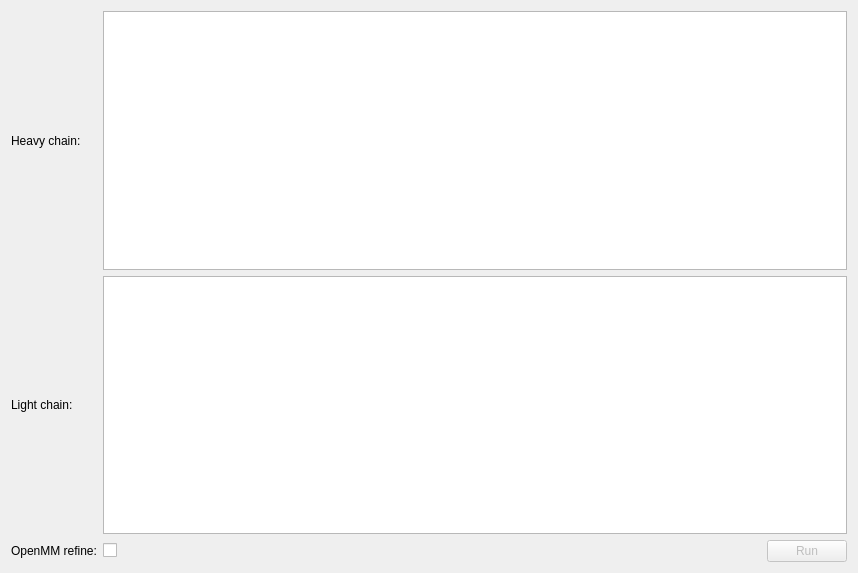
<?xml version="1.0" encoding="UTF-8"?>
<ui version="4.0">
 <class>Form</class>
 <widget class="QWidget" name="Form">
  <property name="geometry">
   <rect>
    <x>0</x>
    <y>0</y>
    <width>858</width>
    <height>573</height>
   </rect>
  </property>
  <property name="windowTitle">
   <string>Form</string>
  </property>
  <layout class="QGridLayout" name="gridLayout">
   <item row="0" column="0">
    <widget class="QLabel" name="heavy_chain_label">
     <property name="text">
      <string>Heavy chain:</string>
     </property>
    </widget>
   </item>
   <item row="0" column="1" colspan="3">
    <widget class="QTextEdit" name="heavy_chain_edit"/>
   </item>
   <item row="1" column="0">
    <widget class="QLabel" name="light_chain_label">
     <property name="text">
      <string>Light chain:</string>
     </property>
    </widget>
   </item>
   <item row="1" column="1" colspan="3">
    <widget class="QTextEdit" name="light_chain_edit"/>
   </item>
   <item row="2" column="0">
    <widget class="QLabel" name="refineLabel">
     <property name="text">
      <string>OpenMM refine:</string>
     </property>
    </widget>
   </item>
   <item row="2" column="1">
    <widget class="QCheckBox" name="refine_checkbox">
     <property name="text">
      <string/>
     </property>
    </widget>
   </item>
   <item row="2" column="2">
    <spacer name="horizontalSpacer">
     <property name="orientation">
      <enum>Qt::Horizontal</enum>
     </property>
     <property name="sizeHint" stdset="0">
      <size>
       <width>641</width>
       <height>20</height>
      </size>
     </property>
    </spacer>
   </item>
   <item row="2" column="3">
    <widget class="QPushButton" name="run_folding_button">
     <property name="enabled">
      <bool>false</bool>
     </property>
     <property name="text">
      <string>Run</string>
     </property>
    </widget>
   </item>
  </layout>
 </widget>
 <resources/>
 <connections/>
</ui>
